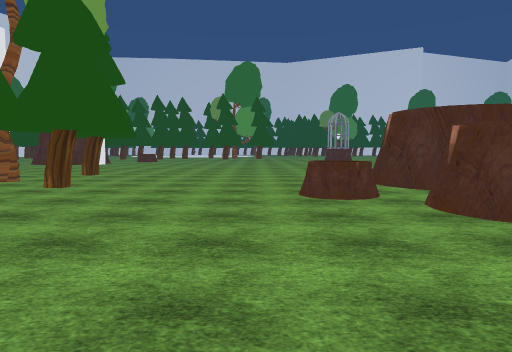
view 1 (above)

22 first-person views from a walk through a Unity game level. The camera is 1.5 m above the floor, tilts 4° down and sees 70° across. The floor is counted in squares, 2 m on a side. Each view is taken from the middle of a square. On the plan, view 1 faces up. The plan holds only what a view shows up to about 11 squares ahead; the rest is blank. The place goes on beyond the plan. The player is left out. Some surface patterns are stand-ins.

view 2
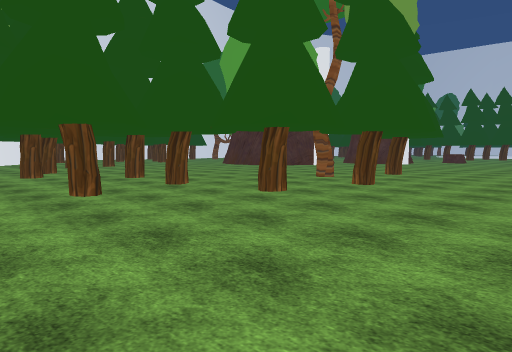

view 3
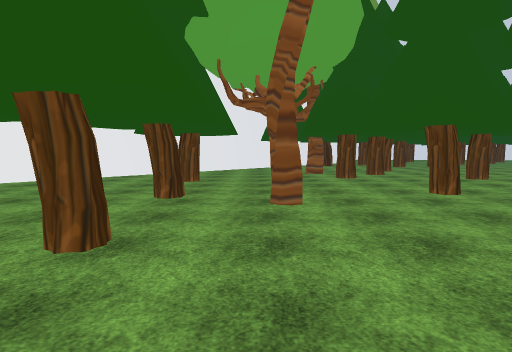

view 4
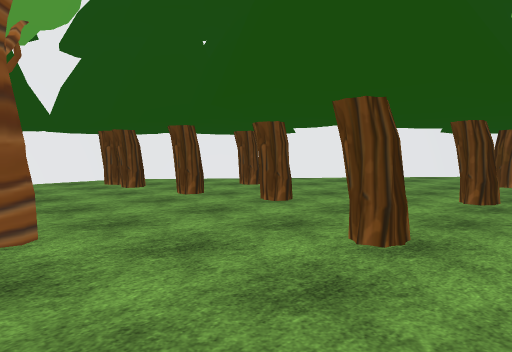

view 5
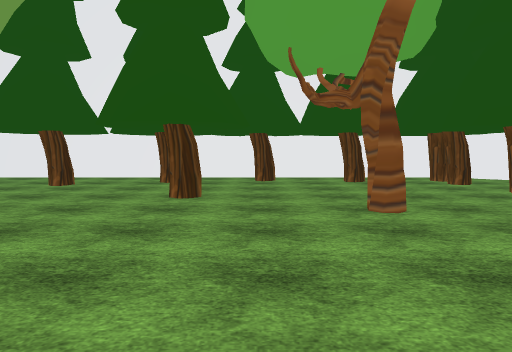

view 6
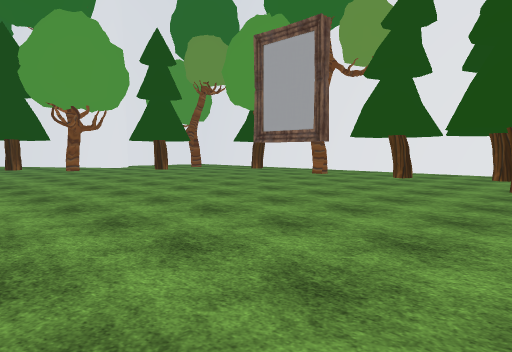

view 7
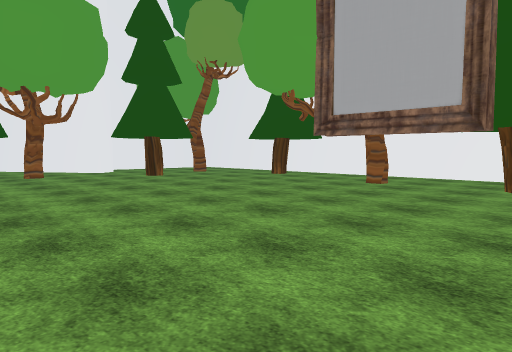

view 8
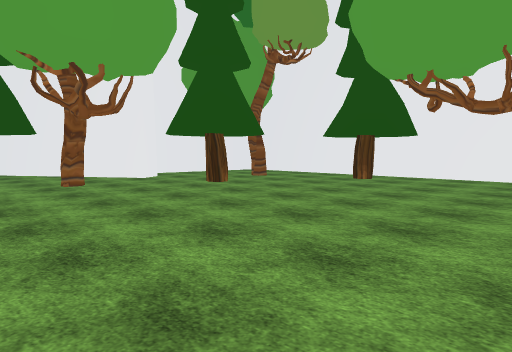

view 9
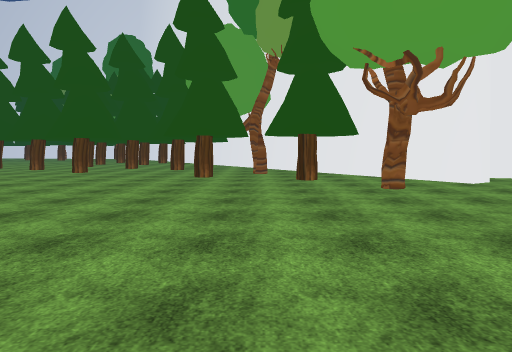

view 10
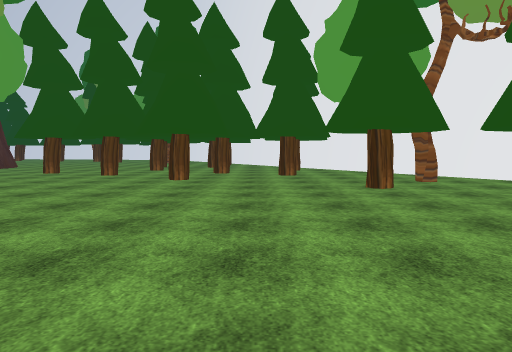

view 11
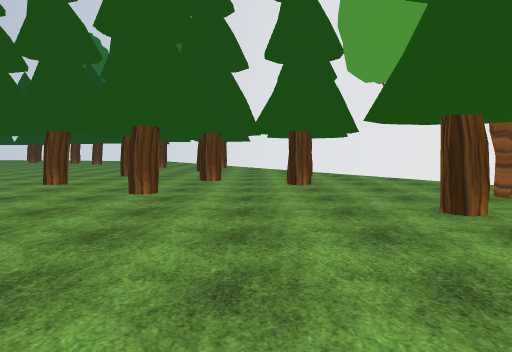

view 12
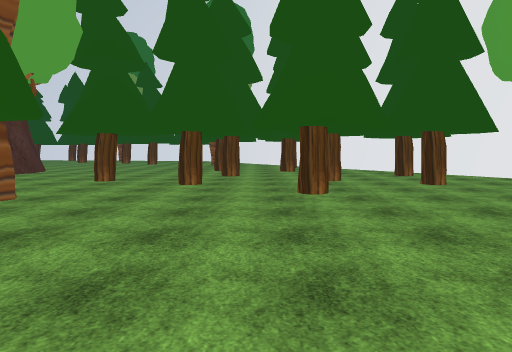

view 13
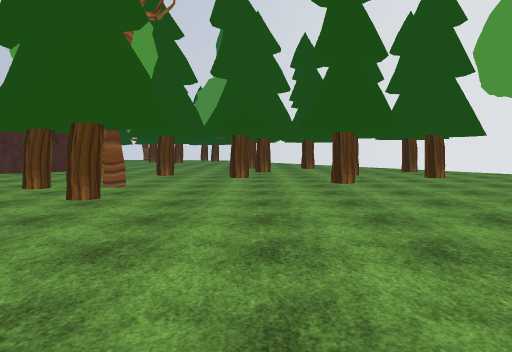

view 14
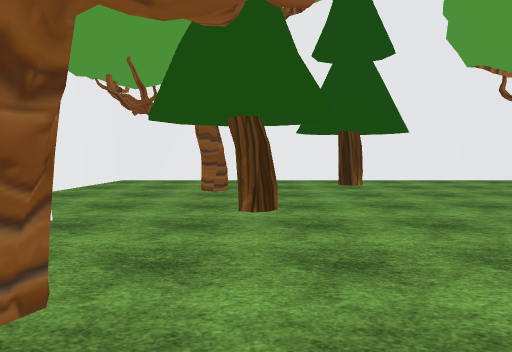

view 15
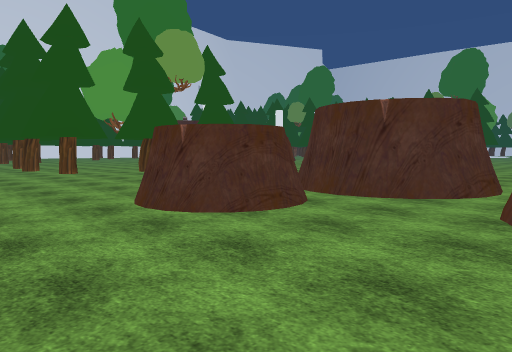

view 16
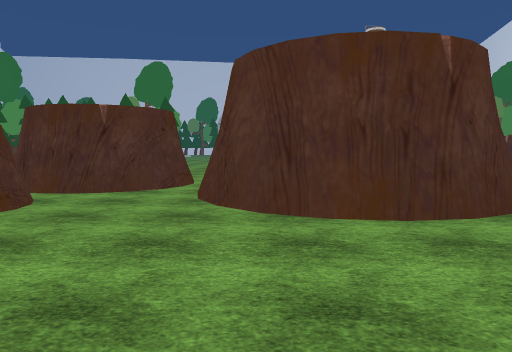

view 17
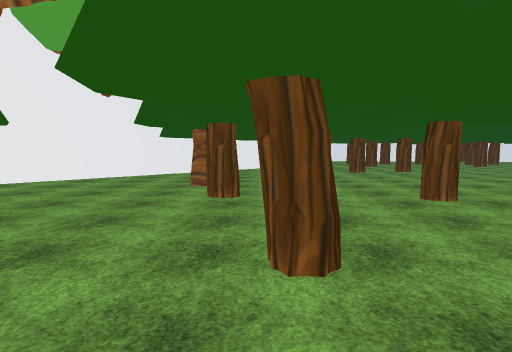

view 18
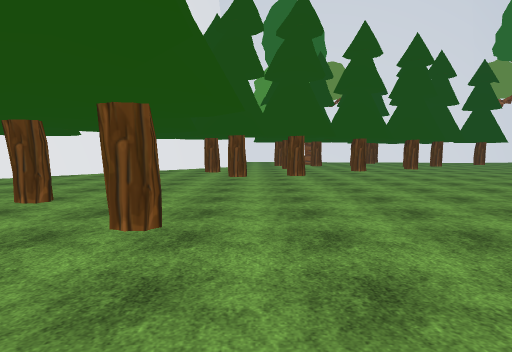

view 19
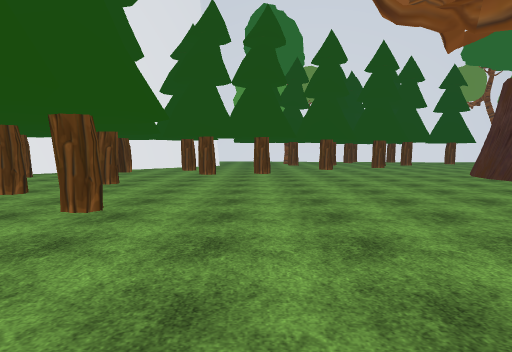

view 20
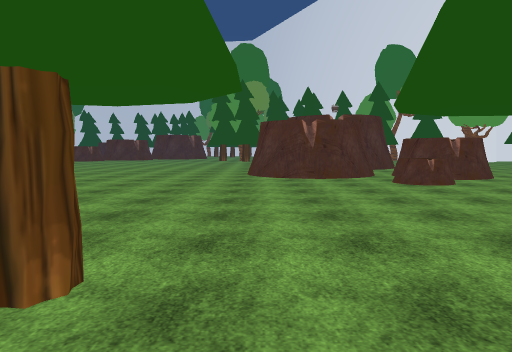

view 21
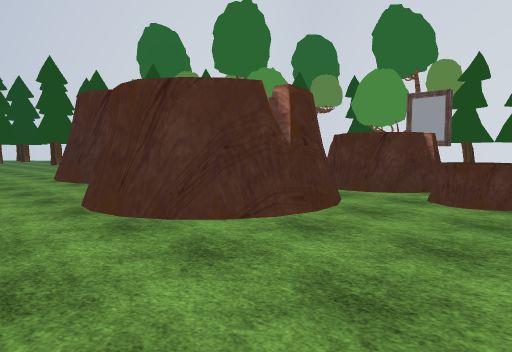

view 22
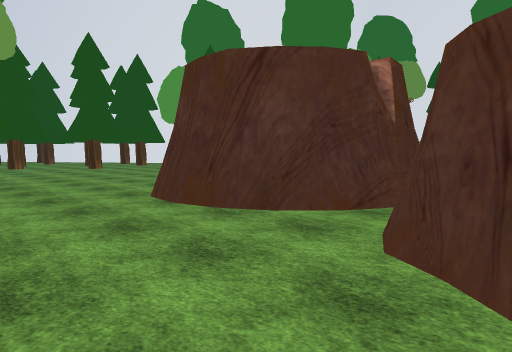

### Floor plan
Points are (right, up) in squares from view 1. A wall is a line through its corners. A room is listed if a view was taken in it or the views show most of it. See-through windows are left out.
Room 1 (views 1, 2, 3, 4, 5, 6, 7, 8, 9, 10, 11, 12, 13, 14, 15, 16, 17, 18, 19, 20, 21, 22)
walls: (4.4, 6.5) (3.5, 6.9); (5.7, 6.9) (5.1, 6.6) (4.5, 6.5) (4, 6.6); (3.2, 7.3) (2.9, 7.9); (2.9, 7.6) (2.8, 8.2) (2.9, 8.8) (3.2, 9.5) (3.6, 9.8); (10.4, 4.2) (9.6, 4.1) (8.8, 4.2) (8.3, 4.5) (7.6, 5.1) (7.4, 5.6) (7.2, 6.6) (7.4, 7.4) (7.6, 7.9) (8.2, 8.5); (6.2, 8.9) (6.4, 7.9) (6, 7.1) (5.6, 6.7); (8.1, 8.5) (8.9, 8.9) (9.6, 9); (3.6, 9.7) (4.1, 10); (3.4, 9.8) (4, 10.1) (4.5, 10.1) (5.3, 10) (5.7, 9.6); (5.5, 9.7) (6, 9.4) (6.4, 8.6) (6.3, 7.7); (4, 9.9) (4.6, 10); (11.6, 5.2) (11, 4.5); (9.1, 8.8) (9.6, 8.9); (9.5, 8.9) (10.4, 8.8); (-3.9, -10.3) (17.4, -10.3) (17.9, -6.3); (16.7, -5.6) (16.3, -4.9) (25, 0.8); (-9, -6.4) (-4.6, -10); (-11.5, 0.9) (-11.8, 0.5); (-17.1, 0.2) (-10.1, -5.5)
low walls: (8, 4.4) (7.6, 4.9) (7.2, 5.7); (7.5, 8) (8, 8.6)
objects: other object (-17, 2); tree (-17, 7); tree (-16, 5); tree (-15, 1); tree (-13, 4); tree (-11, 3); tree (-10, 2); tree (-10, 5); tree (-9, -3); tree (-7, 5); tree (-6, -7); tree (-6, -2); tree (-6, 2); tree (-6, 9); tree (-5, 0); tree (-5, 5); tree (-5, 11); tree (-4, -9); tree (-4, -8); tree (-4, -6); tree (-4, -5); tree (-4, 8); tree (-3, -2); tree (-1, -9); tree (-1, -5); tree (1, -9); stump (1, 6) to (2, 6); tree (2, -6); tree (3, -9); other object (3, 4) to (5, 6); tree (5, -8); tree (8, -8); tree (12, -9); tree (14, -6); tree (15, -8); tree (15, -3); tree (17, -1); tree (18, 2); tree (18, 11); tree (19, 11); tree (19, 12); tree (20, 0); tree (20, 6); tree (22, 3); tree (22, 9); tree (23, 5); tree (23, 11); tree (25, 3); tree (25, 8)

Where each view was taken, in squares from view 1:
view 1: 0 up, 0 right, facing up
view 2: 0 up, 0 right, facing up-left
view 3: 1 down, 0 right, facing left
view 4: 1 down, 0 right, facing down-left
view 5: 0 up, 1 right, facing down
view 6: 2 up, 1 right, facing down-right
view 7: 0 up, 4 right, facing down-right
view 8: 0 up, 7 right, facing down-right
view 9: 0 up, 8 right, facing right
view 10: 4 up, 11 right, facing right
view 11: 4 up, 14 right, facing right
view 12: 7 up, 14 right, facing right
view 13: 8 up, 12 right, facing right
view 14: 1 down, 14 right, facing down
view 15: 1 up, 8 right, facing up-left
view 16: 0 up, 8 right, facing up
view 17: 2 up, 4 left, facing left
view 18: 6 up, 6 left, facing left
view 19: 7 up, 5 left, facing left
view 20: 10 up, 7 left, facing right
view 21: 12 up, 0 right, facing down-right
view 22: 12 up, 5 right, facing down-right
